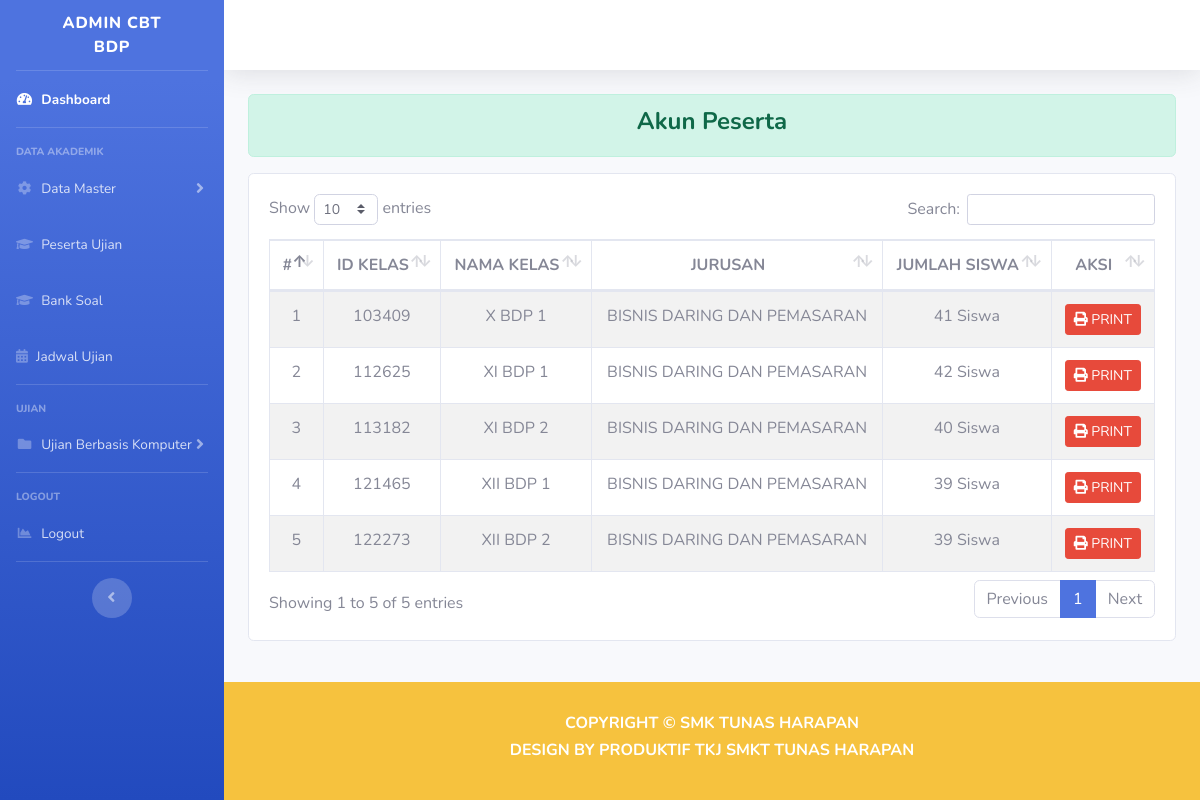
/index.php/dashboard_bdp/akun_peserta, run on an earlier commit of the app's database.
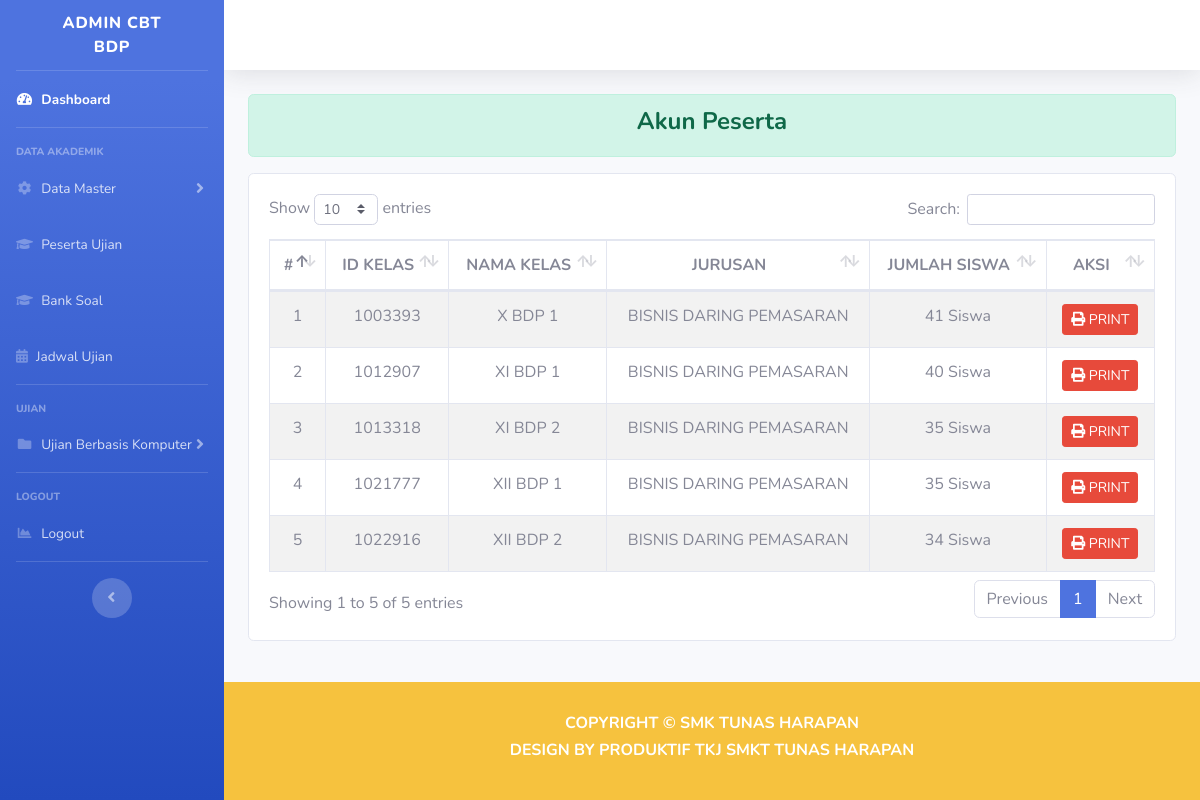
And on a later commit of the database.
### tables this page shows
CREATE TABLE `a_kelas` (
  `id` int(11) NOT NULL,
  `kode` varchar(8) NOT NULL,
  `kelas` varchar(128) NOT NULL
);

### application/controllers/Dashboard_bdp.php (called while the page is built, shortened)
<?php
class Dashboard_bdp extends CI_Controller
{
    function __construct()
    {
        $this->load->model('Model_jurusan');
    }
    public function akun_peserta()
    {
        $isi['akun_peserta'] = $this->Model_siswa->dataAkunPesertaBDP();
        $isi['content'] = 'BDP/Ujian/tampilan_akun_peserta';
        $this->load->view('BDP/templates/header');
        $this->load->view('BDP/tampilan_dashboard', $isi);
        $this->load->view('BDP/templates/footer');
    }
}

### index.php (called while the page is built, shortened)
<?php
require_once BASEPATH.'core/CodeIgniter.php';

### application/models/Model_siswa.php (called while the page is built, shortened)
<?php
class Model_siswa extends CI_Model
{
    public function dataAkunPesertaBDP()
    {
        $sql = "SELECT a_kelas.id,a_kelas.kelas,a_jurusan.jurusan,COUNT(a_siswa.nama_siswa) AS jumlah_siswa FROM `a_siswa`
                INNER JOIN a_kelas
                ON a_siswa.kelas=a_kelas.id
                INNER JOIN a_jurusan
                ON a_kelas.kode=a_jurusan.kode
                WHERE a_kelas.kode='BDP'
                GROUP BY a_kelas.kelas;";
        $query = $this->db->query($sql);
        return $query->result_array();
    }
}

### application/views/BDP/Ujian/tampilan_akun_peserta.php (the view)
<div class="alert alert-success" role="alert">
    <h4 class="text-center font-weight-bold">Akun Peserta</h4>
</div>
<div class="row mb-2 mt-2">
    <div class="col-md">
        <div class="card">
            <div class="card-body">
                <div class="table-responsive">
                    <table class="table table-striped table-bordered" id="dataTable" width="100%" cellspacing="0">
                        <thead class="text-center text-uppercase">
                            <tr>
                                <th>#</th>
                                <th>ID Kelas</th>
                                <th>Nama Kelas</th>
                                <th>Jurusan</th>
                                <th>Jumlah Siswa</th>
                                <th>Aksi</th>
                            </tr>
                        </thead>
                        <tbody class="text-center">
                            <tr>
                                <?php
                                   $no = 1;
                                   foreach ($akun_peserta as $row) {
                                   ?>
                                    <td><?php echo $no++; ?></td>
                                    <td><?= $row['id']; ?></td>
                                    <td><?= $row['kelas']; ?></td>
                                    <td><?= $row['jurusan']; ?></td>
                                    <td><?= $row['jumlah_siswa']; ?> Siswa</td>
                                    <td class="text-center text-weight font-weight-bold"><a class="btn btn-danger btn-sm" href="<?= base_url() ?>Dashboard/print_akun_peserta/<?= $row['id'] ?>"> <i class="fas fa-print"></i> PRINT</a></td>
                            </tr>
                        <?php } ?>
                        </tbody>
                    </table>
                </div>
            </div>
        </div>
    </div>
</div>

What changed in the data, as far as the page shows it:
removed a_kelas: id "103409", kelas "X BDP 1", jurusan "BISNIS DARING DAN PEMASARAN", jumlah_siswa "41"
removed a_kelas: id "112625", kelas "XI BDP 1", jurusan "BISNIS DARING DAN PEMASARAN", jumlah_siswa "42"
removed a_kelas: id "113182", kelas "XI BDP 2", jurusan "BISNIS DARING DAN PEMASARAN", jumlah_siswa "40"
removed a_kelas: id "121465", kelas "XII BDP 1", jurusan "BISNIS DARING DAN PEMASARAN", jumlah_siswa "39"
removed a_kelas: id "122273", kelas "XII BDP 2", jurusan "BISNIS DARING DAN PEMASARAN", jumlah_siswa "39"
added a_kelas: id "1003393", kelas "X BDP 1", jurusan "BISNIS DARING PEMASARAN", jumlah_siswa "41"
added a_kelas: id "1012907", kelas "XI BDP 1", jurusan "BISNIS DARING PEMASARAN", jumlah_siswa "40"
added a_kelas: id "1013318", kelas "XI BDP 2", jurusan "BISNIS DARING PEMASARAN", jumlah_siswa "35"
added a_kelas: id "1021777", kelas "XII BDP 1", jurusan "BISNIS DARING PEMASARAN", jumlah_siswa "35"
added a_kelas: id "1022916", kelas "XII BDP 2", jurusan "BISNIS DARING PEMASARAN", jumlah_siswa "34"
